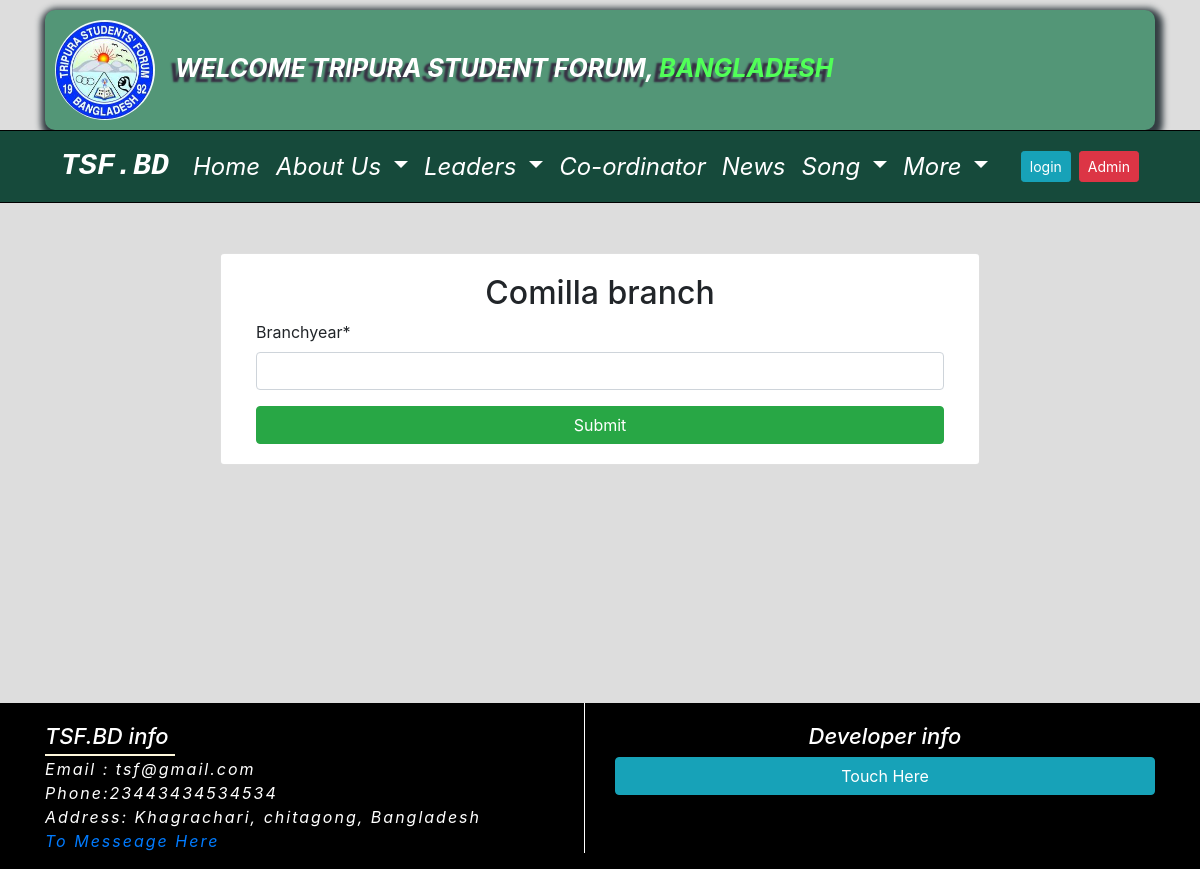
The app's page /branch-year-form/3/ with its own data.
### Home_app/models.py (models this page shows, shortened)
class TsfAboutSetting(models.Model):
    tsf_logo = models.ImageField(upload_to='tsf_logo', blank=True)
    tsf_greeting = models.CharField(max_length=255, blank=True)
    country = models.CharField(max_length=255, blank=True)
    tsf_phone = models.CharField(max_length=255, blank=True)
    tsf_email = models.EmailField(max_length=255, blank=True)
    tsf_address = models.TextField(blank=True)
    tsf_about = models.TextField(blank=True)
    tsf_president_name = models.CharField(max_length=255, blank=True)
    tsf_president_photo = models.ImageField(upload_to='president_photo', blank=True)
    tsf_president_title = models.CharField(max_length=255, blank=True)
    tsf_secretary_name = models.CharField(max_length=255, blank=True)
    tsf_secretary_photo = models.ImageField(upload_to='secretary_photo', blank=True)
    tsf_secretary_title = models.CharField(max_length=255, blank=True)
    tsf_fb_link = models.URLField(max_length=255, blank=True)
    tsf_twitter_link = models.URLField(max_length=255, blank=True)
    tsf_instagram_link = models.URLField(max_length=255, blank=True)
    tsf_linkdin_link = models.URLField(max_length=255, blank=True)
    tsf_youtube_link = models.URLField(max_length=255, blank=True)
    developer_name = models.CharField(max_length=200)
    developer_address = models.CharField(max_length=250)
    developer_website = models.URLField(blank=True)
    developer_email = models.EmailField(blank=True)
    developer_fb = models.URLField(blank=True)
    developer_youtube = models.URLField(blank=True)
    developer_instagram = models.URLField(blank=True)
    developer_linkdin = models.URLField(blank=True)
    class Meta:
        verbose_name_plural = "TSF ABOUT"

### Leader_app/models.py (models this page shows)
class BranchName(models.Model):
    branchname = models.CharField(max_length=200)
    def __str__(self):
        return self.branchname
    class Meta:
        verbose_name_plural = "Branch Name"

### Leader_app/views.py (the view)
# urls.py: path('branch-year-form/<int:pk>/', views.branch_year_form, name='branch_year_form' ),
def branch_year_form(request, pk):
    about_inform = TsfAboutSetting.objects.get(id=1)
    branchname = BranchName.objects.get(id=pk)
    if request.method == 'POST':
        form = BranchYearForm(request.POST)
        if form.is_valid():
            print(form)
            form_year = form.save(commit=False)
            form_year.branches = branchname
            form_year.save()
            messages.info(request, 'branch year has been added successfully')
            return HttpResponseRedirect(reverse('branch_year', args=(branchname.pk,)))
    else:
        form = BranchYearForm()
        context = {'form': form, 'branchname': branchname, 'about_inform':about_inform}
    return render(request, 'Leader_app/branch_year_form.html', context)

### Leader_app/forms.py
class BranchYearForm(forms.ModelForm):
    class Meta:
        model = BranchYear
        fields = ('id', 'branchyear')

### templates/Leader_app/branch_year_form.html (shortened to what this page needs)
{% extends 'home/base.html' %}
{% load static %}
{% load crispy_forms_tags %}
{% block body %}
<section class="branch_name_form_section">
  <div class="container">
    <div class="row justify-content-center">
      <div class="col-md-8 card year_form">
        <div class="card-body">
          <h2 class="text-center">{{branchname}}</h2>
          <form method="post">
        {{ form|crispy  }}
        <button type="submit" class="btn btn-success btn-block">Submit</button>
          </form>
        </div>
      </div>
    </div>
  </div>
</section>
{% endblock %}

### templates/home/banner.html
{% load static %}
<section id="banner_section">
    <div class="container">
    <div class="logoheder">
      <div class="logo-section">
        <img src="{{about_inform.tsf_logo.url }}" alt=""  class=" rounded-circle logo"/>
      </div>
    <p class="logotext">{{ about_inform.tsf_greeting }}, <span class="countrytext">{{ about_inform.country }}</span></p>
    </div>
    </div>
    </section>

### templates/home/footer.html (shortened to what this page needs)
<div class="container">
    <div class="row">
       <div class="col-md-6">
   <div class="side_left">
    <ul class="footer_list">
      <h2 class="Tsf_info">TSF.BD info</h2>
       <li> Email : {{ about_inform.tsf_email }}</li>
       <li> Phone:{{ about_inform.tsf_phone }}</li>
       <li> Address: {{ about_inform.tsf_address }}</li>
       <li> <a href="{% url 'contact' %}">To Messeage Here</a></li>
     </ul>
   </div>
       </div>
       <div class="col-md-6">
<div class="footer_list">
  <h2 class="developer_title">Developer info</h2>
<button type="button" class="btn btn-info btn-block" data-toggle="modal" data-target="#exampleModalCenter">
Touch Here
</button>
</div>
            </div>
    </div>
</div>

### Home_app/static/css/home.css (style rules this page uses)
* { margin: 0; padding: 0; }
.logo { height:100px; width:100px; margin-left:10px; animation: rotatelogo 5s linear infinite ; }
.logoheder { height: 120px; margin-top:10px; background:#539677; box-shadow:2px 4px 6px 6px #333d42; border-radius:10px; padding-bottom:10px; padding-top:10px; }
.countrytext { color:#51ff58; font-weight:bold; font-style:italic; text-transform:uppercase; text-shadow:-6px 5px 2px #362e42; font-size: 25px; padding-top: 15px; }
.logotext { font-weight:bold; font-style:italic; color:#fff; text-transform:uppercase; text-shadow:-6px 5px 2px #362e42; font-size: 25px; padding-top: 30px; }
.logo-section { margin-right:20px; float: left; }

### Home_app/static/css/leader_app.css (style rules this page uses)
.year_form { margin-top: 50px; }
.branch_name_form_section { min-height: 500px; }

### Home_app/static/css/footer.css (style rules this page uses)
.footer_list { padding-top: 20px; }
.side_left { border-right: 1px solid #fff; }
.footer_list li { font-size: 16px; letter-spacing: 2px; font-style: italic; list-style: none; color: #fff; }
.developer_title { text-align: center; color: #fff!important; font-size: 22px; font-style: italic; }
.Tsf_info { color: #fff; font-size: 22px; font-style: italic; position: relative; }
.Tsf_info::after { position: absolute; content: ''; height: 2px; width: 130px; display: block; margin-top: 5px; background: cornsilk; }

### records on screen
TsfAboutSetting: tsf_logo (picture), tsf_greeting "WELCOME TRIPURA STUDENT FORUM", country "BANGLADESH", tsf_email "tsf@gmail.com", tsf_phone "23443434534534", tsf_address "Khagrachari, chitagong, Bangladesh"
BranchName: branchname "Comilla branch"
